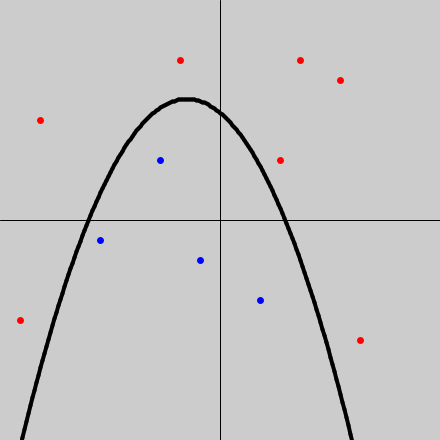
Frame 1 (no input)
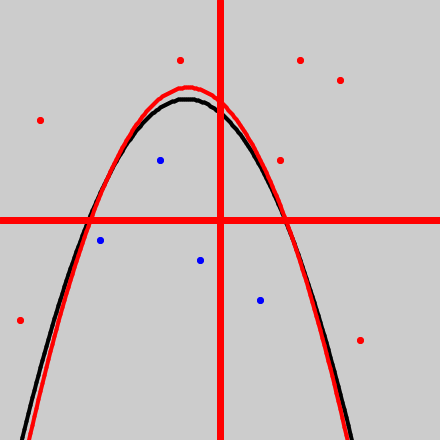
Frame 2 (the mouse pressed at the canvas centre, redrawn once)

The Processing sketch that drew these frames (run headless with seeded random() and noise(); the mouse was pressed at the canvas centre and the sketch redrawn once):

// Processing sketch: logi_bunrui
// ── logi_bunrui.pde
int[][] data={{-3,3},{-6,-1},{4,8},{-9,5},{2,-4},{3,3},{6,7},{-1,-2},{7,-6},{-10,-5},{-2,8}}; // x (x1,x2)
int[] label={-1,-1,1,1,-1,1,1,-1,1,1,1}; // y
final int _dataLen=11;  // データ数
float[] t={1,1,1,1}; // Θ
final float ETA=0.0001; // 学習率
void setup(){
  size(440,440);
}
void draw(){
  noLoop();
  translate(220,220);
  line(0,-220,0,220);
  line(-220,0,220,0);
  for(int i=0;i<100000;i++){ // 確率的勾配降下法
    int j=int(random(_dataLen)); // ランダムなインデックス
    for(int k=0;k<4;k++)t[k]+=ETA*(label[j]-(t[0]+t[1]*data[j][0]+t[2]*data[j][0]*data[j][0]+t[3]*data[j][1]))*pow(data[j][0],k%3)*pow(data[j][1],k/3);
    // Θ[j] = Θ[j]+ETA*(y[k]-f(x[k]))*x[k][j] (kはランダムなインデックス)
  }
  strokeWeight(4);
  float y=100,x_forw=-12.1,y_forw=100;
  for(float x=-12;x<=12;x+=0.1){ // ΘTx=0を表示
    y=-(t[0]+t[1]*x+t[2]*x*x)/t[3];
    line(x_forw*20,-y_forw*20,x*20,-y*20);
    x_forw=x;
    y_forw=y;
  }
  strokeWeight(7);
  for(int j=0;j<_dataLen;j++){ // プロットを表示
    if(label[j]==1)stroke(255,0,0);
    else stroke(0,0,255);
    point(data[j][0]*20,-data[j][1]*20);
  }
  print("Θ=("+t[0]+","+t[1]+","+t[2]+","+t[3]+")");
}
